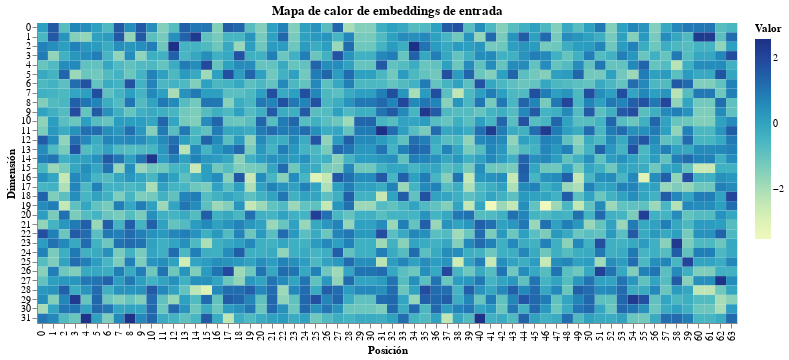

The cell this chart's notebook holds for it:
### Code cell
def plot_embedding_heatmap(seq_len=64, d_model=32):
    """
    Genera un mapa de calor de las componentes de los embeddings
    para los primeros `seq_len` tokens del corpus de entrenamiento.
    """
    token_ids = data_loader.train_data[:seq_len]
    vocab_size = len(tokenizer.chars)

    # Capa de embedding simple (semilla fijada arriba para reproducibilidad)
    embed = nn.Embedding(vocab_size, d_model)
    emb = embed(token_ids).detach().cpu().numpy()  # (seq_len, d_model)

    df = pd.DataFrame(emb)
    df["position"] = range(seq_len)
    df_long = df.melt(id_vars="position", var_name="dimension", value_name="value")
    df_long["dimension"] = df_long["dimension"].astype(int)

    return (
        alt.Chart(df_long)
        .mark_rect()
        .encode(
            x=alt.X("position:O", title="Posición"),
            y=alt.Y("dimension:O", title="Dimensión"),
            color=alt.Color("value:Q", title="Valor"),
            tooltip=["position", "dimension", "value"],
        )
        .properties(
            width=700,
            height=300,
            title="Mapa de calor de embeddings de entrada",
        )
    )

plot_embedding_heatmap(seq_len=64, d_model=32)

### Figure 1 — Vega-Lite specification as saved in the notebook (floating-point values rounded to 4 significant figures; data arrays with more than 128 entries replaced by an {"elided": "..."} marker saying what was removed)
{"config": {"view": {"continuousWidth": 300, "continuousHeight": 300}}, "data": {"name": "data-415a10a4714cd66ce59148d820ec75e5"}, "mark": {"type": "rect"}, "encoding": {"color": {"field": "value", "title": "Valor", "type": "quantitative"}, "tooltip": [{"field": "position", "type": "quantitative"}, {"field": "dimension", "type": "quantitative"}, {"field": "value", "type": "quantitative"}], "x": {"field": "position", "title": "Posición", "type": "ordinal"}, "y": {"field": "dimension", "title": "Dimensión", "type": "ordinal"}}, "height": 300, "title": "Mapa de calor de embeddings de entrada", "width": 700, "$schema": "https://vega.github.io/schema/vega-lite/v6.1.0.json", "datasets": {"data-415a10a4714cd66ce59148d820ec75e5": {"elided": "2048 records"}}}
